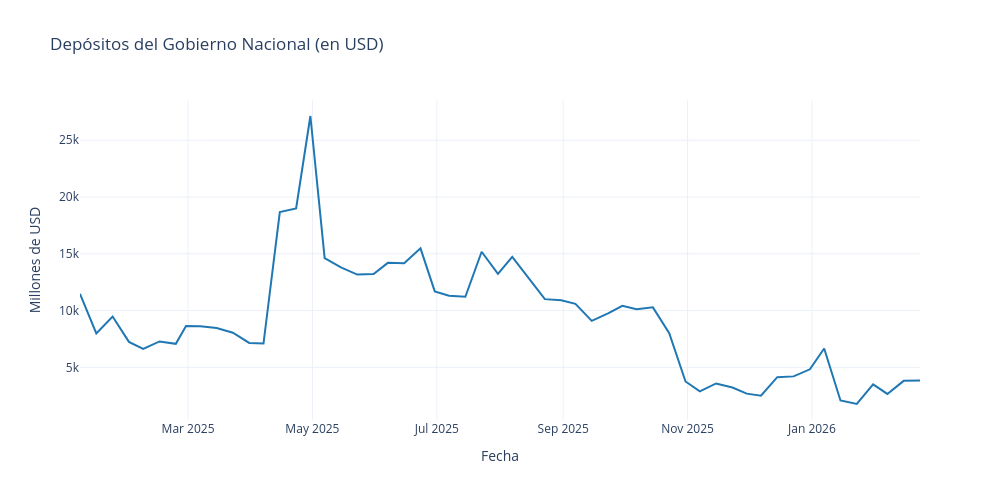

Notebook cell for this chart:
### Code cell
# --- Graficar reservas ---
import plotly.graph_objects as go

df_usd_1 = df_usd[df_usd["fecha"] >= "2025-01-01"]

fig = go.Figure()

fig.add_trace(go.Scatter(
    x=df_usd_1["fecha"],
    y=df_usd_1["depositos_gobierno"] / 1e3,
    mode="lines",
    name="Depósitos Gobierno",
    line=dict(color="#1f77b4", width=2)
))

fig.update_layout(
    title="Depósitos del Gobierno Nacional (en USD)",
    xaxis_title="Fecha",
    yaxis_title="Millones de USD",
    hovermode="x unified",
    template="plotly_white",
    width=1000,
    height=500
)

fig.show()
